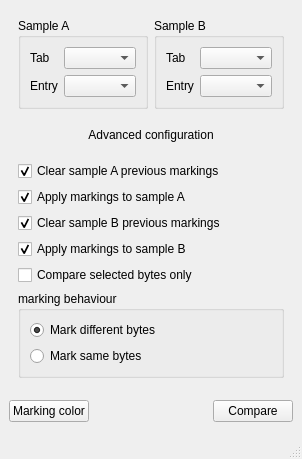
<?xml version="1.0" encoding="UTF-8"?>
<ui version="4.0">
 <comment>
 * Released as open source by Gabriel Caudrelier
 *
 * Developed by Gabriel Caudrelier, gabriel dot caudrelier at gmail dot com
 *
 * https://github.com/metrodango/pip3line
 *
 * Released under BSD 3-Clause see LICENSE for more information
</comment>
 <class>ComparisonDialog</class>
 <widget class="QDialog" name="ComparisonDialog">
  <property name="geometry">
   <rect>
    <x>0</x>
    <y>0</y>
    <width>286</width>
    <height>459</height>
   </rect>
  </property>
  <property name="windowTitle">
   <string>Compare samples</string>
  </property>
  <property name="sizeGripEnabled">
   <bool>true</bool>
  </property>
  <layout class="QVBoxLayout" name="verticalLayout">
   <property name="spacing">
    <number>0</number>
   </property>
   <property name="margin">
    <number>0</number>
   </property>
   <item>
    <widget class="QStackedWidget" name="stackedWidget">
     <widget class="QWidget" name="configurationPage">
      <layout class="QVBoxLayout" name="verticalLayout_4">
       <item>
        <widget class="QWidget" name="mainWidget" native="true">
         <layout class="QHBoxLayout" name="horizontalLayout">
          <item>
           <widget class="QGroupBox" name="aGroupBox">
            <property name="title">
             <string>Sample A</string>
            </property>
            <layout class="QFormLayout" name="formLayout">
             <item row="0" column="0">
              <widget class="QLabel" name="tabALabel">
               <property name="text">
                <string>Tab</string>
               </property>
              </widget>
             </item>
             <item row="0" column="1">
              <widget class="QComboBox" name="tabAComboBox">
               <property name="sizePolicy">
                <sizepolicy hsizetype="Maximum" vsizetype="Fixed">
                 <horstretch>0</horstretch>
                 <verstretch>0</verstretch>
                </sizepolicy>
               </property>
              </widget>
             </item>
             <item row="1" column="0">
              <widget class="QLabel" name="entryALabel">
               <property name="text">
                <string>Entry</string>
               </property>
              </widget>
             </item>
             <item row="1" column="1">
              <widget class="QComboBox" name="entryAComboBox"/>
             </item>
            </layout>
           </widget>
          </item>
          <item>
           <widget class="QGroupBox" name="bGroupBox">
            <property name="title">
             <string>Sample B</string>
            </property>
            <layout class="QFormLayout" name="formLayout_2">
             <item row="0" column="0">
              <widget class="QLabel" name="tabBLabel">
               <property name="text">
                <string>Tab</string>
               </property>
              </widget>
             </item>
             <item row="0" column="1">
              <widget class="QComboBox" name="tabBComboBox">
               <property name="sizePolicy">
                <sizepolicy hsizetype="Maximum" vsizetype="Fixed">
                 <horstretch>0</horstretch>
                 <verstretch>0</verstretch>
                </sizepolicy>
               </property>
              </widget>
             </item>
             <item row="1" column="0">
              <widget class="QLabel" name="entryBLabel">
               <property name="text">
                <string>Entry</string>
               </property>
              </widget>
             </item>
             <item row="1" column="1">
              <widget class="QComboBox" name="entryBComboBox"/>
             </item>
            </layout>
           </widget>
          </item>
         </layout>
        </widget>
       </item>
       <item>
        <widget class="QPushButton" name="advancedPushButton">
         <property name="text">
          <string>Advanced configuration</string>
         </property>
         <property name="icon">
          <iconset resource="gui_res.qrc">
           <normaloff>:/Images/icons/go-bottom-3.png</normaloff>:/Images/icons/go-bottom-3.png</iconset>
         </property>
         <property name="checkable">
          <bool>true</bool>
         </property>
         <property name="flat">
          <bool>true</bool>
         </property>
        </widget>
       </item>
       <item>
        <widget class="QWidget" name="advancedWidget" native="true">
         <layout class="QVBoxLayout" name="verticalLayout_2">
          <item>
           <widget class="QCheckBox" name="clearACheckBox">
            <property name="text">
             <string>Clear sample A previous markings</string>
            </property>
            <property name="checked">
             <bool>true</bool>
            </property>
           </widget>
          </item>
          <item>
           <widget class="QCheckBox" name="markACheckBox">
            <property name="text">
             <string>Apply markings to sample A</string>
            </property>
            <property name="checked">
             <bool>true</bool>
            </property>
           </widget>
          </item>
          <item>
           <widget class="QCheckBox" name="clearBCheckBox">
            <property name="text">
             <string>Clear sample B previous markings</string>
            </property>
            <property name="checked">
             <bool>true</bool>
            </property>
           </widget>
          </item>
          <item>
           <widget class="QCheckBox" name="markBCheckBox">
            <property name="text">
             <string>Apply markings to sample B</string>
            </property>
            <property name="checked">
             <bool>true</bool>
            </property>
           </widget>
          </item>
          <item>
           <widget class="QCheckBox" name="selectedCheckBox">
            <property name="text">
             <string>Compare selected bytes only</string>
            </property>
           </widget>
          </item>
          <item>
           <widget class="QGroupBox" name="groupBox">
            <property name="title">
             <string>marking behaviour</string>
            </property>
            <layout class="QVBoxLayout" name="verticalLayout_3">
             <item>
              <widget class="QRadioButton" name="differentRadioButton">
               <property name="text">
                <string>Mark different bytes</string>
               </property>
               <property name="checked">
                <bool>true</bool>
               </property>
              </widget>
             </item>
             <item>
              <widget class="QRadioButton" name="sameRadioButton">
               <property name="text">
                <string>Mark same bytes</string>
               </property>
              </widget>
             </item>
            </layout>
           </widget>
          </item>
         </layout>
        </widget>
       </item>
       <item>
        <widget class="QWidget" name="buttonsWidget" native="true">
         <property name="layoutDirection">
          <enum>Qt::LeftToRight</enum>
         </property>
         <layout class="QHBoxLayout" name="horizontalLayout_2">
          <property name="spacing">
           <number>0</number>
          </property>
          <property name="margin">
           <number>0</number>
          </property>
          <item alignment="Qt::AlignLeft">
           <widget class="QPushButton" name="colorPushButton">
            <property name="text">
             <string>Marking color</string>
            </property>
           </widget>
          </item>
          <item>
           <widget class="QPushButton" name="acceptPushButton">
            <property name="sizePolicy">
             <sizepolicy hsizetype="Maximum" vsizetype="Fixed">
              <horstretch>0</horstretch>
              <verstretch>0</verstretch>
             </sizepolicy>
            </property>
            <property name="text">
             <string>Compare</string>
            </property>
            <property name="icon">
             <iconset resource="gui_res.qrc">
              <normaloff>:/Images/icons/object-flip-horizontal.png</normaloff>:/Images/icons/object-flip-horizontal.png</iconset>
            </property>
           </widget>
          </item>
         </layout>
        </widget>
       </item>
       <item>
        <widget class="QLabel" name="resultLabel">
         <property name="sizePolicy">
          <sizepolicy hsizetype="Maximum" vsizetype="Maximum">
           <horstretch>0</horstretch>
           <verstretch>0</verstretch>
          </sizepolicy>
         </property>
         <property name="text">
          <string/>
         </property>
        </widget>
       </item>
      </layout>
     </widget>
     <widget class="QWidget" name="processingPage">
      <layout class="QVBoxLayout" name="verticalLayout_5">
       <item>
        <widget class="QProgressBar" name="progressBar">
         <property name="value">
          <number>0</number>
         </property>
         <property name="alignment">
          <set>Qt::AlignCenter</set>
         </property>
         <property name="orientation">
          <enum>Qt::Horizontal</enum>
         </property>
         <property name="invertedAppearance">
          <bool>false</bool>
         </property>
        </widget>
       </item>
      </layout>
     </widget>
    </widget>
   </item>
  </layout>
 </widget>
 <resources>
  <include location="gui_res.qrc"/>
 </resources>
 <connections/>
</ui>
